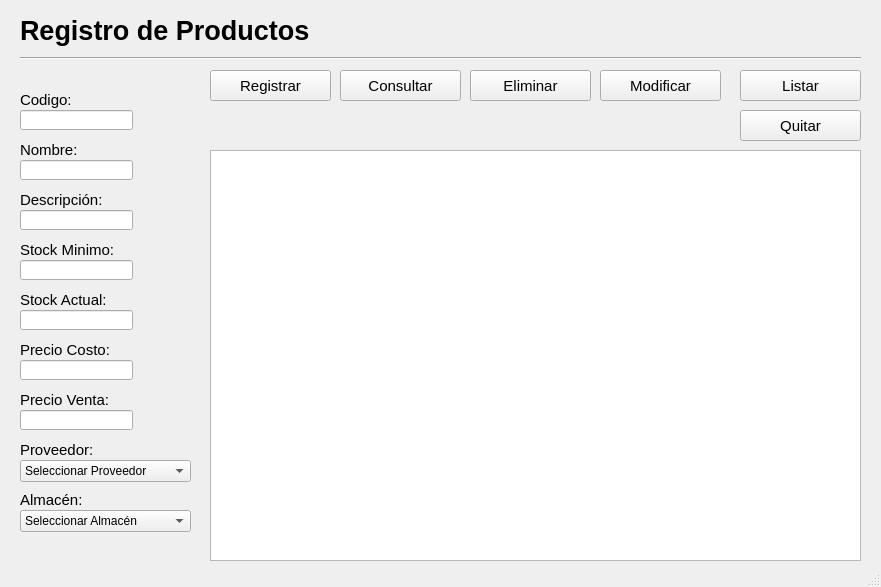
<?xml version="1.0" encoding="UTF-8"?>
<ui version="4.0">
 <class>MainWindow</class>
 <widget class="QMainWindow" name="MainWindow">
  <property name="geometry">
   <rect>
    <x>0</x>
    <y>0</y>
    <width>881</width>
    <height>587</height>
   </rect>
  </property>
  <property name="windowTitle">
   <string>MainWindow</string>
  </property>
  <widget class="QWidget" name="centralwidget">
   <widget class="QPushButton" name="btnQuitar">
    <property name="geometry">
     <rect>
      <x>740</x>
      <y>110</y>
      <width>121</width>
      <height>31</height>
     </rect>
    </property>
    <property name="font">
     <font>
      <pointsize>11</pointsize>
     </font>
    </property>
    <property name="text">
     <string>Quitar</string>
    </property>
   </widget>
   <widget class="QLabel" name="label">
    <property name="geometry">
     <rect>
      <x>20</x>
      <y>10</y>
      <width>321</width>
      <height>41</height>
     </rect>
    </property>
    <property name="font">
     <font>
      <pointsize>20</pointsize>
      <weight>75</weight>
      <bold>true</bold>
     </font>
    </property>
    <property name="text">
     <string>Registro de Productos</string>
    </property>
   </widget>
   <widget class="QLabel" name="label_2">
    <property name="geometry">
     <rect>
      <x>20</x>
      <y>90</y>
      <width>56</width>
      <height>19</height>
     </rect>
    </property>
    <property name="font">
     <font>
      <pointsize>11</pointsize>
     </font>
    </property>
    <property name="text">
     <string>Codigo:</string>
    </property>
   </widget>
   <widget class="QLabel" name="label_3">
    <property name="geometry">
     <rect>
      <x>20</x>
      <y>140</y>
      <width>63</width>
      <height>19</height>
     </rect>
    </property>
    <property name="font">
     <font>
      <pointsize>11</pointsize>
     </font>
    </property>
    <property name="text">
     <string>Nombre:</string>
    </property>
   </widget>
   <widget class="QLabel" name="label_4">
    <property name="geometry">
     <rect>
      <x>20</x>
      <y>190</y>
      <width>87</width>
      <height>19</height>
     </rect>
    </property>
    <property name="font">
     <font>
      <pointsize>11</pointsize>
     </font>
    </property>
    <property name="text">
     <string>Descripción:</string>
    </property>
   </widget>
   <widget class="QLabel" name="label_5">
    <property name="geometry">
     <rect>
      <x>20</x>
      <y>240</y>
      <width>101</width>
      <height>19</height>
     </rect>
    </property>
    <property name="font">
     <font>
      <pointsize>11</pointsize>
     </font>
    </property>
    <property name="text">
     <string>Stock Minimo:</string>
    </property>
   </widget>
   <widget class="QLabel" name="label_6">
    <property name="geometry">
     <rect>
      <x>20</x>
      <y>290</y>
      <width>93</width>
      <height>19</height>
     </rect>
    </property>
    <property name="font">
     <font>
      <pointsize>11</pointsize>
     </font>
    </property>
    <property name="text">
     <string>Stock Actual:</string>
    </property>
   </widget>
   <widget class="QLabel" name="label_7">
    <property name="geometry">
     <rect>
      <x>20</x>
      <y>340</y>
      <width>94</width>
      <height>19</height>
     </rect>
    </property>
    <property name="font">
     <font>
      <pointsize>11</pointsize>
     </font>
    </property>
    <property name="text">
     <string>Precio Costo:</string>
    </property>
   </widget>
   <widget class="QLabel" name="label_8">
    <property name="geometry">
     <rect>
      <x>20</x>
      <y>390</y>
      <width>94</width>
      <height>19</height>
     </rect>
    </property>
    <property name="font">
     <font>
      <pointsize>11</pointsize>
     </font>
    </property>
    <property name="text">
     <string>Precio Venta:</string>
    </property>
   </widget>
   <widget class="QLabel" name="label_9">
    <property name="geometry">
     <rect>
      <x>20</x>
      <y>440</y>
      <width>78</width>
      <height>19</height>
     </rect>
    </property>
    <property name="font">
     <font>
      <pointsize>11</pointsize>
     </font>
    </property>
    <property name="text">
     <string>Proveedor:</string>
    </property>
   </widget>
   <widget class="QLabel" name="label_10">
    <property name="geometry">
     <rect>
      <x>20</x>
      <y>490</y>
      <width>67</width>
      <height>19</height>
     </rect>
    </property>
    <property name="font">
     <font>
      <pointsize>11</pointsize>
     </font>
    </property>
    <property name="text">
     <string>Almacén:</string>
    </property>
   </widget>
   <widget class="QLineEdit" name="txtCodigo">
    <property name="geometry">
     <rect>
      <x>20</x>
      <y>110</y>
      <width>113</width>
      <height>20</height>
     </rect>
    </property>
   </widget>
   <widget class="QLineEdit" name="txtNombre">
    <property name="geometry">
     <rect>
      <x>20</x>
      <y>160</y>
      <width>113</width>
      <height>20</height>
     </rect>
    </property>
   </widget>
   <widget class="QLineEdit" name="txtDescripcion">
    <property name="geometry">
     <rect>
      <x>20</x>
      <y>210</y>
      <width>113</width>
      <height>20</height>
     </rect>
    </property>
   </widget>
   <widget class="QLineEdit" name="txtStockMinimo">
    <property name="geometry">
     <rect>
      <x>20</x>
      <y>260</y>
      <width>113</width>
      <height>20</height>
     </rect>
    </property>
   </widget>
   <widget class="QLineEdit" name="txtStockActual">
    <property name="geometry">
     <rect>
      <x>20</x>
      <y>310</y>
      <width>113</width>
      <height>20</height>
     </rect>
    </property>
   </widget>
   <widget class="QLineEdit" name="txtPrecioCosto">
    <property name="geometry">
     <rect>
      <x>20</x>
      <y>360</y>
      <width>113</width>
      <height>20</height>
     </rect>
    </property>
   </widget>
   <widget class="QLineEdit" name="txtPrecioVenta">
    <property name="geometry">
     <rect>
      <x>20</x>
      <y>410</y>
      <width>113</width>
      <height>20</height>
     </rect>
    </property>
   </widget>
   <widget class="QComboBox" name="cboProveedor">
    <property name="geometry">
     <rect>
      <x>20</x>
      <y>460</y>
      <width>171</width>
      <height>22</height>
     </rect>
    </property>
    <item>
     <property name="text">
      <string>Seleccionar Proveedor</string>
     </property>
    </item>
    <item>
     <property name="text">
      <string>Samza S.A</string>
     </property>
    </item>
    <item>
     <property name="text">
      <string>Repl S:A</string>
     </property>
    </item>
    <item>
     <property name="text">
      <string>Cool S.A</string>
     </property>
    </item>
    <item>
     <property name="text">
      <string>Linarez S.A</string>
     </property>
    </item>
    <item>
     <property name="text">
      <string>Bartolo EIRL</string>
     </property>
    </item>
   </widget>
   <widget class="QComboBox" name="cboAlmacen">
    <property name="geometry">
     <rect>
      <x>20</x>
      <y>510</y>
      <width>171</width>
      <height>22</height>
     </rect>
    </property>
    <item>
     <property name="text">
      <string>Seleccionar Almacén</string>
     </property>
    </item>
    <item>
     <property name="text">
      <string>A</string>
     </property>
    </item>
    <item>
     <property name="text">
      <string>B</string>
     </property>
    </item>
    <item>
     <property name="text">
      <string>C</string>
     </property>
    </item>
    <item>
     <property name="text">
      <string>D</string>
     </property>
    </item>
   </widget>
   <widget class="QTableWidget" name="tblProductos">
    <property name="geometry">
     <rect>
      <x>210</x>
      <y>150</y>
      <width>651</width>
      <height>411</height>
     </rect>
    </property>
   </widget>
   <widget class="QPushButton" name="btnRegistrar">
    <property name="geometry">
     <rect>
      <x>210</x>
      <y>70</y>
      <width>121</width>
      <height>31</height>
     </rect>
    </property>
    <property name="font">
     <font>
      <pointsize>11</pointsize>
     </font>
    </property>
    <property name="text">
     <string>Registrar</string>
    </property>
   </widget>
   <widget class="QPushButton" name="btnConsultar">
    <property name="geometry">
     <rect>
      <x>340</x>
      <y>70</y>
      <width>121</width>
      <height>31</height>
     </rect>
    </property>
    <property name="font">
     <font>
      <pointsize>11</pointsize>
     </font>
    </property>
    <property name="text">
     <string>Consultar</string>
    </property>
   </widget>
   <widget class="QPushButton" name="btnListar">
    <property name="geometry">
     <rect>
      <x>740</x>
      <y>70</y>
      <width>121</width>
      <height>31</height>
     </rect>
    </property>
    <property name="font">
     <font>
      <pointsize>11</pointsize>
     </font>
    </property>
    <property name="text">
     <string>Listar</string>
    </property>
   </widget>
   <widget class="QPushButton" name="btnEliminar">
    <property name="geometry">
     <rect>
      <x>470</x>
      <y>70</y>
      <width>121</width>
      <height>31</height>
     </rect>
    </property>
    <property name="font">
     <font>
      <pointsize>11</pointsize>
     </font>
    </property>
    <property name="text">
     <string>Eliminar</string>
    </property>
   </widget>
   <widget class="QPushButton" name="btnModificar">
    <property name="geometry">
     <rect>
      <x>600</x>
      <y>70</y>
      <width>121</width>
      <height>31</height>
     </rect>
    </property>
    <property name="font">
     <font>
      <pointsize>11</pointsize>
     </font>
    </property>
    <property name="text">
     <string>Modificar</string>
    </property>
   </widget>
   <widget class="Line" name="line">
    <property name="geometry">
     <rect>
      <x>20</x>
      <y>50</y>
      <width>841</width>
      <height>16</height>
     </rect>
    </property>
    <property name="orientation">
     <enum>Qt::Horizontal</enum>
    </property>
   </widget>
  </widget>
  <widget class="QStatusBar" name="statusbar"/>
 </widget>
 <resources/>
 <connections/>
</ui>
